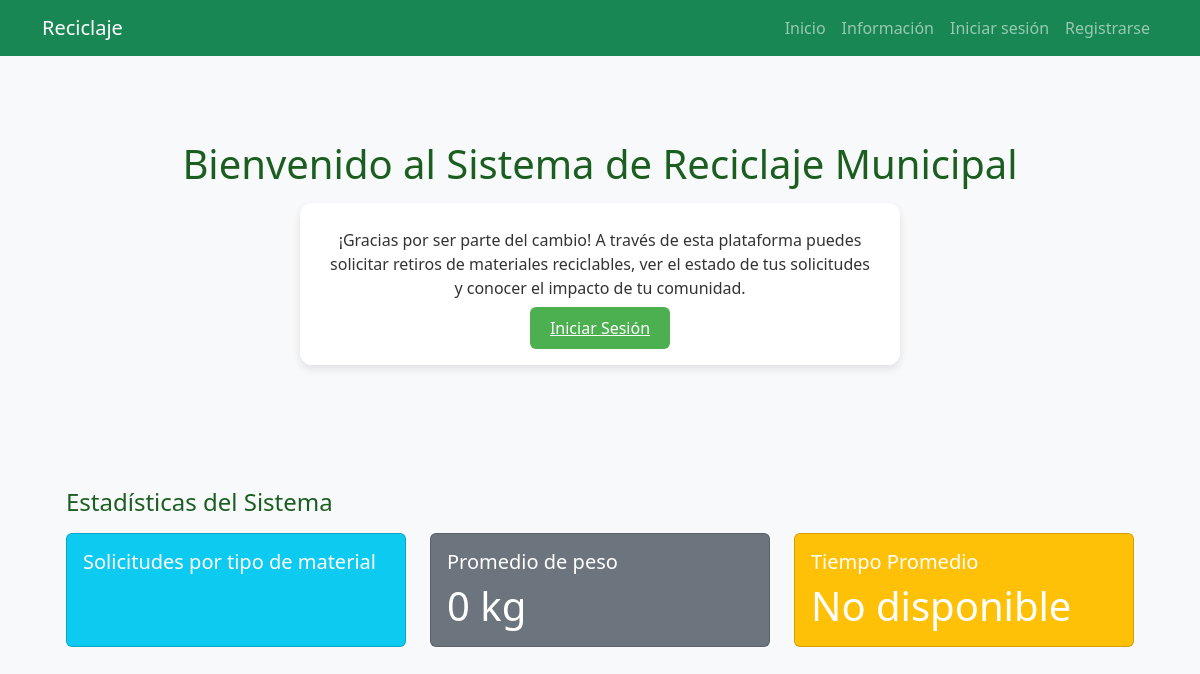
The app's page /, older data.
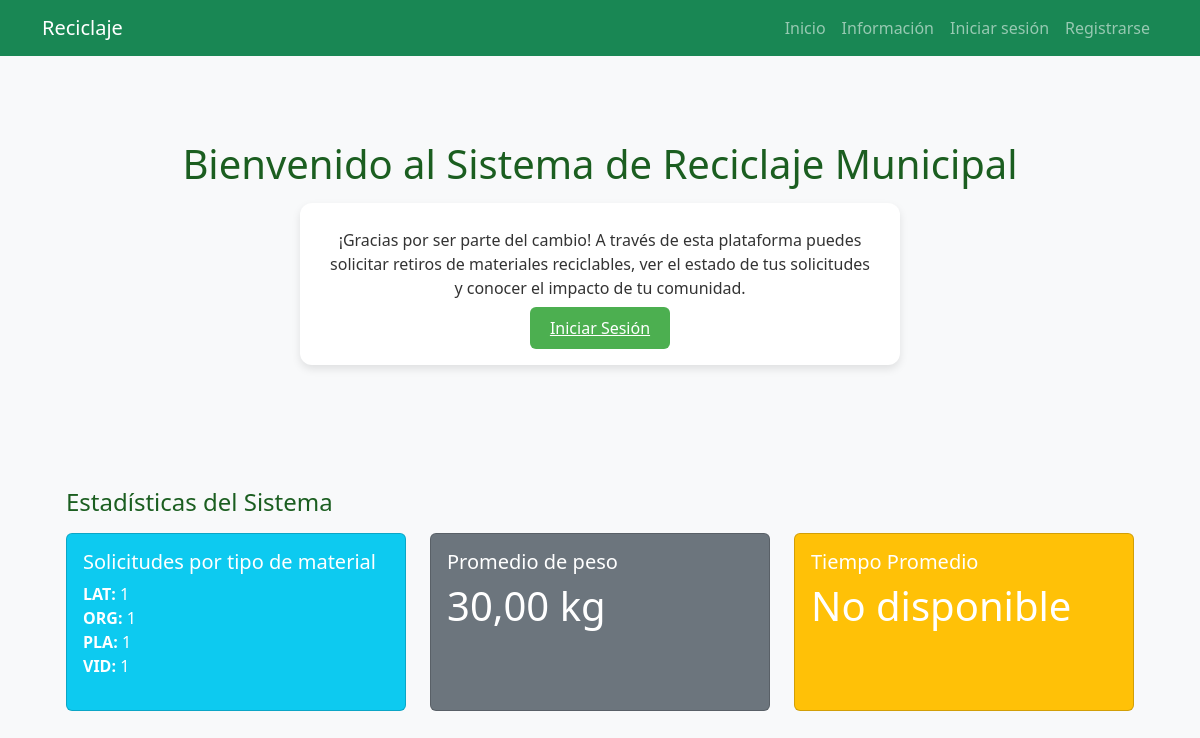
The same page, newer data.
### core/models.py (models this page shows, shortened)
class SolicitudRetiro(models.Model):
    TIPO_MATERIAL_CHOICES = [
        ('VID', 'Vidrio'),
        ('PAP', 'Papel'),
        ('PLA', 'Plástico'),
        ('LAT', 'Latas'),
        ('ORG', 'Orgánico'),
        ('ELE', 'Electrónicos'),
    ]
    ESTADO_CHOICES = [
        ('pendiente', 'Pendiente'),
        ('en_ruta', 'En Ruta'),
        ('completado', 'Completado'),
    ]
    ciudadano = models.ForeignKey(User, on_delete=models.CASCADE)
    tipo_material = models.CharField(max_length=3, choices=TIPO_MATERIAL_CHOICES)
    cantidad = models.DecimalField(max_digits=6, decimal_places=2)
    fecha_retiro = models.DateField()
    direccion_retiro = models.CharField(max_length=255)
    comentario = models.CharField(max_length=100, blank=True)
    estado = models.CharField(max_length=20, choices=ESTADO_CHOICES, default='pendiente')
    operario_asignado = models.ForeignKey(User, null=True, blank=True, on_delete=models.SET_NULL, related_name='retiros_asignados')
    creado_en = models.DateTimeField(auto_now_add=True)
    completado_en = models.DateTimeField(null=True, blank=True)  # NUEVO CAMPO

### core/views.py (the view)
# urls.py: path('', views.inicio, name='inicio'),
def inicio(request):
    materiales = SolicitudRetiro.objects.values('tipo_material').annotate(total=Count('id'))
    promedio_kg = SolicitudRetiro.objects.aggregate(
        promedio=Avg('cantidad')
    )['promedio'] or 0
    tiempo_promedio = SolicitudRetiro.objects.filter(
        estado='completado',
        completado_en__isnull=False
    ).annotate(
        duracion=ExpressionWrapper(
            F('completado_en') - F('creado_en'),
            output_field=DurationField()
        )
    ).aggregate(
        promedio_duracion=Avg('duracion')
    )['promedio_duracion']
    return render(request, 'core/inicio.html', {
        'materiales': materiales,
        'promedio_kg': round(promedio_kg, 2),
        'tiempo_promedio': tiempo_promedio,
    })

### core/templates/core/inicio.html (shortened to what this page needs)
{% extends "base.html" %}
{% block contenido %}
<div class="container-principal">
  <h1>Bienvenido al Sistema de Reciclaje Municipal</h1>
  <div class="card-info">
    <p>¡Gracias por ser parte del cambio! A través de esta plataforma puedes solicitar retiros de materiales reciclables, ver el estado de tus solicitudes y conocer el impacto de tu comunidad.</p>
    {% if user.is_authenticated %}
      <a href="{% url 'perfil' %}" class="btn-verde">Ir a mi Perfil</a>
    {% else %}
      <a href="{% url 'login' %}" class="btn-verde">Iniciar Sesión</a>
    {% endif %}
  </div>
</div>
<div class="container mt-5">
<div class="container mt-5">
  <h4 class="mb-3">Estadísticas del Sistema</h4>
  <div class="row">
    <div class="col-md-4 mb-3">
      <div class="card text-white bg-info h-100">
        <div class="card-body">
          <h5 class="card-title">Solicitudes por tipo de material</h5>
          <ul class="list-unstyled">
            {% for mat in materiales %}
              <li>
                <strong>{{ mat.tipo_material }}:</strong> {{ mat.total }}
              </li>
            {% endfor %}
          </ul>
        </div>
      </div>
    </div>
    <div class="col-md-4 mb-3">
      <div class="card text-white bg-secondary h-100">
        <div class="card-body">
          <h5 class="card-title">Promedio de peso</h5>
          <p class="card-text display-6">{{ promedio_kg }} kg</p>
        </div>
      </div>
    </div>
    <div class="col-md-4 mb-3">
      <div class="card text-white bg-warning h-100">
        <div class="card-body">
          <h5 class="card-title">Tiempo Promedio</h5>
          <p class="card-text display-6">
            {% if tiempo_promedio %}
              {{ tiempo_promedio|timesince:"0" }}
            {% else %}
              No disponible
            {% endif %}
          </p>
        </div>
      </div>
    </div>
  </div>
</div>
</div>
{% endblock %}

### core/templates/base.html (shortened to what this page needs)
<!DOCTYPE html>
<html lang="es">
<head>
  {% load static %}
  <link href="https://cdn.jsdelivr.net/npm/bootstrap@5.3.0/dist/css/bootstrap.min.css" rel="stylesheet">
  <link rel="stylesheet" href="{% static 'css/estilos.css' %}">
</head>
<body class="bg-light">
  <nav class="navbar navbar-expand-lg navbar-dark bg-success">
    <div class="container">
      <a class="navbar-brand" href="{% url 'inicio' %}">Reciclaje</a>
      <div class="collapse navbar-collapse" id="navbarContent">
        <ul class="navbar-nav ms-auto">
          <li class="nav-item">
            <a class="nav-link" href="{% url 'inicio' %}">Inicio</a>
          </li>
          <li class="nav-item">
            <a class="nav-link" href="{% url 'informacion' %}">Información</a>
          </li>
          {% if user.is_authenticated %}
            <li class="nav-item">
              <a class="nav-link" href="{% url 'perfil' %}">Perfil</a>
            </li>
            <li class="nav-item">
              <a class="nav-link" href="{% url 'recicla_ahora' %}">Recicla Ahora</a>
            </li>
            <li class="nav-item">
              <form method="post" action="{% url 'logout' %}">
                {% csrf_token %}
                <button type="submit" class="btn btn-link nav-link p-0" aria-label="Cerrar sesión">
                  Cerrar sesión
                </button>
              </form>
            </li>
          {% else %}
            <li class="nav-item">
              <a class="nav-link" href="{% url 'inicio_sesion' %}">Iniciar sesión</a>
            </li>
            <li class="nav-item">
              <a class="nav-link" href="{% url 'registrate' %}">Registrarse</a>
            </li>
          {% endif %}
        </ul>
      </div>
    </div>
  </nav>
  <main class="container mt-4">
    {% block contenido %}
    {% endblock %}
  </main>
</body>
</html>

### core/static/css/estilos.css (style rules this page uses)
body { background-color: #f0f4f7; font-family: 'Segoe UI', Tahoma, Geneva, Verdana, sans-serif; color: #333; }
h1, h2, h3, h4 { color: #1b5e20; }
.container-principal { padding: 60px 20px; text-align: center; }
.card-info { background-color: #ffffff; padding: 25px; margin: 15px auto; border-radius: 12px; box-shadow: 0 4px 8px rgba(0, 0, 0, 0.1); max-width: 600px; }
.btn-verde { background-color: #4caf50; color: white; border: none; padding: 10px 20px; margin-top: 15px; border-radius: 6px; transition: background-color 0.3s ease; }

Row changes from the older to the newer data that the page shows:
added SolicitudRetiro: tipo_material "LAT", total "1"
added SolicitudRetiro: tipo_material "ORG", total "1"
added SolicitudRetiro: tipo_material "PLA", total "1"
added SolicitudRetiro: tipo_material "VID", total "1"
Text that changed along with them:
{{ promedio_kg }}: "0" → "30,00"
